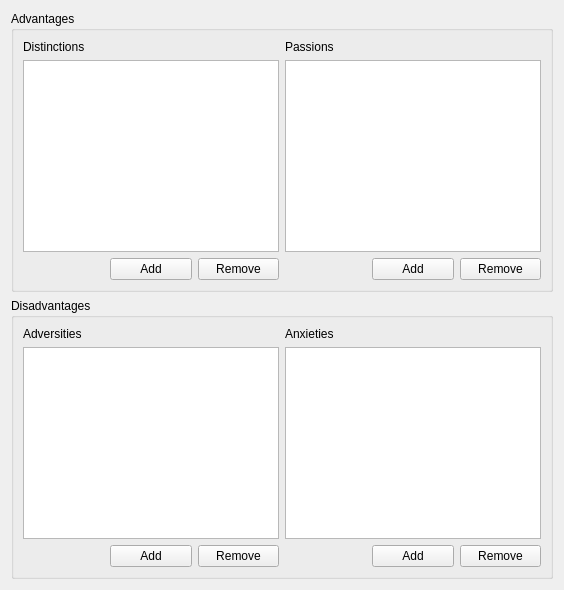
        <widget class="QWidget" name="tab_5">
         <attribute name="title">
          <string>Personal Traits</string>
         </attribute>
         <layout class="QVBoxLayout" name="verticalLayout_3">
          <item>
           <widget class="QGroupBox" name="groupBox_11">
            <property name="title">
             <string>Advantages</string>
            </property>
            <layout class="QGridLayout" name="gridLayout_11">
             <item row="0" column="0">
              <widget class="QLabel" name="label_4">
               <property name="text">
                <string>Distinctions</string>
               </property>
              </widget>
             </item>
             <item row="0" column="3">
              <widget class="QLabel" name="label_21">
               <property name="text">
                <string>Passions</string>
               </property>
              </widget>
             </item>
             <item row="1" column="0" colspan="3">
              <widget class="QTableView" name="distinctions_tableView">
               <property name="sizePolicy">
                <sizepolicy hsizetype="Expanding" vsizetype="Preferred">
                 <horstretch>0</horstretch>
                 <verstretch>0</verstretch>
                </sizepolicy>
               </property>
               <property name="editTriggers">
                <set>QAbstractItemView::NoEditTriggers</set>
               </property>
               <property name="selectionMode">
                <enum>QAbstractItemView::SingleSelection</enum>
               </property>
               <property name="selectionBehavior">
                <enum>QAbstractItemView::SelectRows</enum>
               </property>
               <attribute name="horizontalHeaderStretchLastSection">
                <bool>true</bool>
               </attribute>
               <attribute name="verticalHeaderVisible">
                <bool>false</bool>
               </attribute>
               <attribute name="verticalHeaderCascadingSectionResizes">
                <bool>true</bool>
               </attribute>
              </widget>
             </item>
             <item row="1" column="3" colspan="3">
              <widget class="QTableView" name="passions_tableView">
               <property name="sizePolicy">
                <sizepolicy hsizetype="Expanding" vsizetype="Preferred">
                 <horstretch>0</horstretch>
                 <verstretch>0</verstretch>
                </sizepolicy>
               </property>
               <property name="editTriggers">
                <set>QAbstractItemView::NoEditTriggers</set>
               </property>
               <property name="selectionMode">
                <enum>QAbstractItemView::SingleSelection</enum>
               </property>
               <property name="selectionBehavior">
                <enum>QAbstractItemView::SelectRows</enum>
               </property>
               <attribute name="horizontalHeaderStretchLastSection">
                <bool>true</bool>
               </attribute>
               <attribute name="verticalHeaderVisible">
                <bool>false</bool>
               </attribute>
               <attribute name="verticalHeaderCascadingSectionResizes">
                <bool>true</bool>
               </attribute>
              </widget>
             </item>
             <item row="2" column="1">
              <widget class="QPushButton" name="addDistinction_pushButton">
               <property name="text">
                <string>Add</string>
               </property>
              </widget>
             </item>
             <item row="2" column="2">
              <widget class="QPushButton" name="remDistinction_pushButton">
               <property name="text">
                <string>Remove</string>
               </property>
              </widget>
             </item>
             <item row="2" column="4">
              <widget class="QPushButton" name="addPassion_pushButton">
               <property name="text">
                <string>Add</string>
               </property>
              </widget>
             </item>
             <item row="2" column="5">
              <widget class="QPushButton" name="remPassion_pushButton">
               <property name="text">
                <string>Remove</string>
               </property>
              </widget>
             </item>
            </layout>
           </widget>
          </item>
          <item>
           <widget class="QGroupBox" name="groupBox_12">
            <property name="title">
             <string>Disadvantages</string>
            </property>
            <layout class="QGridLayout" name="gridLayout_12">
             <item row="0" column="0">
              <widget class="QLabel" name="label_22">
               <property name="text">
                <string>Adversities</string>
               </property>
              </widget>
             </item>
             <item row="0" column="3">
              <widget class="QLabel" name="label_23">
               <property name="text">
                <string>Anxieties</string>
               </property>
              </widget>
             </item>
             <item row="1" column="0" colspan="3">
              <widget class="QTableView" name="adversities_tableView">
               <property name="sizePolicy">
                <sizepolicy hsizetype="Expanding" vsizetype="Preferred">
                 <horstretch>0</horstretch>
                 <verstretch>0</verstretch>
                </sizepolicy>
               </property>
               <property name="editTriggers">
                <set>QAbstractItemView::NoEditTriggers</set>
               </property>
               <property name="selectionMode">
                <enum>QAbstractItemView::SingleSelection</enum>
               </property>
               <property name="selectionBehavior">
                <enum>QAbstractItemView::SelectRows</enum>
               </property>
               <attribute name="horizontalHeaderStretchLastSection">
                <bool>true</bool>
               </attribute>
               <attribute name="verticalHeaderVisible">
                <bool>false</bool>
               </attribute>
               <attribute name="verticalHeaderCascadingSectionResizes">
                <bool>true</bool>
               </attribute>
              </widget>
             </item>
             <item row="1" column="3" colspan="3">
              <widget class="QTableView" name="anxieties_tableView">
               <property name="sizePolicy">
                <sizepolicy hsizetype="Expanding" vsizetype="Preferred">
                 <horstretch>0</horstretch>
                 <verstretch>0</verstretch>
                </sizepolicy>
               </property>
               <property name="editTriggers">
                <set>QAbstractItemView::NoEditTriggers</set>
               </property>
               <property name="selectionMode">
                <enum>QAbstractItemView::SingleSelection</enum>
               </property>
               <property name="selectionBehavior">
                <enum>QAbstractItemView::SelectRows</enum>
               </property>
               <attribute name="horizontalHeaderStretchLastSection">
                <bool>true</bool>
               </attribute>
               <attribute name="verticalHeaderVisible">
                <bool>false</bool>
               </attribute>
               <attribute name="verticalHeaderCascadingSectionResizes">
                <bool>true</bool>
               </attribute>
              </widget>
             </item>
             <item row="2" column="1">
              <widget class="QPushButton" name="addAdversity_pushButton">
               <property name="text">
                <string>Add</string>
               </property>
              </widget>
             </item>
             <item row="2" column="2">
              <widget class="QPushButton" name="remAdversity_pushButton">
               <property name="text">
                <string>Remove</string>
               </property>
              </widget>
             </item>
             <item row="2" column="4">
              <widget class="QPushButton" name="addAnxiety_pushButton">
               <property name="text">
                <string>Add</string>
               </property>
              </widget>
             </item>
             <item row="2" column="5">
              <widget class="QPushButton" name="remAnxiety_pushButton">
               <property name="text">
                <string>Remove</string>
               </property>
              </widget>
             </item>
            </layout>
           </widget>
          </item>
         </layout>
        </widget>
